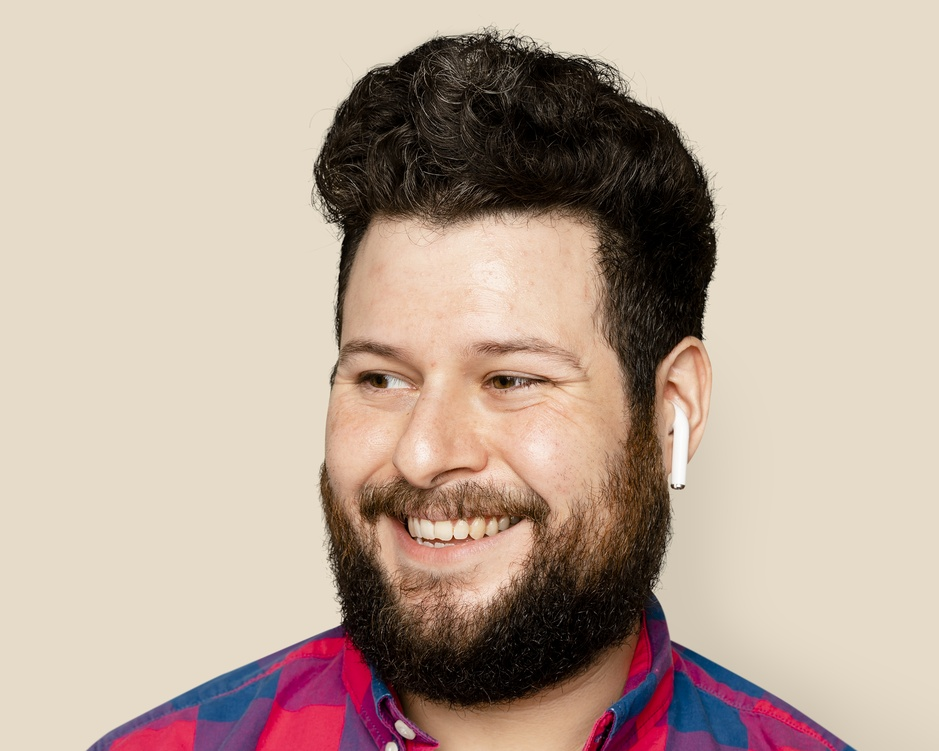
#> input picture data/bearded-man-listening-music-through-earphones-portrait.jpg, 939 x 751 px, shrunk from 2540 x 2032 before the run
$ python aging_bbox_annotator.py ../../data/bearded-man-listening-music-through-earphones-portrait.jpg
#> lines starting #> are read from the running program, lines starting #| are printed output that depends on the picture
from __future__ import annotations

import json
import sys
from dataclasses import dataclass
from datetime import datetime, timezone
from pathlib import Path
from typing import Any

import matplotlib
import numpy as np
from PIL import Image


@dataclass(frozen=True)
class RegionSpec:
    label_id: int
    key: str
    name: str
    max_boxes: int


REGION_SPECS: list[RegionSpec] = [
    RegionSpec(1, "frente", "Frente", 1),
    RegionSpec(2, "glabela_entrecejo", "Glabela / Entrecejo", 1),
    RegionSpec(3, "patas_de_gallo", "Patas de gallo", 2),
    RegionSpec(4, "bajo_ojo_ojeras", "Bajo ojo / Ojeras", 2),
    RegionSpec(5, "surcos_nasogenianos", "Surcos Nasogenianos", 2),
    RegionSpec(6, "labio_superior", "Labio superior", 1),
    RegionSpec(7, "comisuras_lineas_marioneta", "Comisuras / lineas de marioneta", 2),
    RegionSpec(8, "puente_nasal", "Puente Nasal", 1),
]


def _iso_utc_from_timestamp(ts: float) -> str:
    return datetime.fromtimestamp(ts, tz=timezone.utc).isoformat(timespec="seconds").replace("+00:00", "Z")


def _configure_interactive_backend(prefer_external_window: bool = True) -> str:
    """Configure an interactive backend. Local mode prefers external desktop windows."""
#> called with prefer_external_window = False
    in_colab = "google.colab" in sys.modules

    if in_colab:
        try:
            from google.colab import output as colab_output

            colab_output.enable_custom_widget_manager()
        except Exception:
            pass

    backend = str(matplotlib.get_backend()).lower()
    if prefer_external_window and any(token in backend for token in ("tkagg", "qt")):
        return str(matplotlib.get_backend())

    if any(token in backend for token in ("ipympl", "nbagg", "widget", "tkagg", "qt")):
        return str(matplotlib.get_backend())

    candidates: list[str] = []
    if prefer_external_window and not in_colab:
        candidates.extend(["TkAgg", "QtAgg", "Qt5Agg"])
    candidates.extend(["module://ipympl.backend_nbagg", "nbAgg"])

    for candidate in candidates:
        try:
            matplotlib.use(candidate, force=True)
            return candidate
        except Exception:
            continue

    current = str(matplotlib.get_backend())
    raise RuntimeError(
        "No pude activar un backend interactivo para dibujar cajas. "
        "En local instala tkinter o pyqt5 para ventana externa, o usa ipympl para notebook: "
        "`pip install pyqt5 ipympl` "
        "(en Colab: `%pip install ipympl` y reinicia el runtime). "
        f"Backend actual: {current}"
    )


def _ask_int(prompt: str, min_value: int = 0, max_value: int = 100) -> int:
    while True:
        raw = input(prompt).strip()
        try:
            value = int(raw)
        except ValueError:
            print(f"Valor invalido: '{raw}'. Debe ser un entero entre {min_value} y {max_value}.")
            continue

        if min_value <= value <= max_value:
            return value

        print(f"Fuera de rango. Debe estar entre {min_value} y {max_value}.")


# [15 lines left out: function _sanitize_bbox, not called in this run]


class NotebookBoxCollector:
    def __init__(self, image_rgb: np.ndarray, figure_size: tuple[float, float] = (14, 10)) -> None:
        import matplotlib.pyplot as plt
        from matplotlib.widgets import RectangleSelector

        self.plt = plt
        self.RectangleSelector = RectangleSelector
        self.image_rgb = image_rgb
        self.image_h, self.image_w = image_rgb.shape[:2]

        self.fig, self.ax = self.plt.subplots(figsize=figure_size)
        self.ax.imshow(self.image_rgb)
        self.ax.set_axis_off()

        self.current_region_name = ""
        self.current_max_boxes = 1
        self.current_boxes: list[dict[str, int]] = []
        self.current_artists: list[tuple[Any, Any]] = []
        self.region_done = False

        self.selector = self.RectangleSelector(
            self.ax,
            self._on_select,
            useblit=True,
            button=[1],
            minspanx=2,
            minspany=2,
            spancoords="pixels",
            interactive=False,
        )
        self.cid_key = self.fig.canvas.mpl_connect("key_press_event", self._on_key_press)
        self._show_figure_now()

    def _show_figure_now(self) -> None:
        backend = str(matplotlib.get_backend()).lower()

        try:
            manager = getattr(self.fig.canvas, "manager", None)
            if manager is not None:
                manager.set_window_title("Aging BBox Annotator")
                window = getattr(manager, "window", None)
                if window is not None:
                    # Maximize window when supported by the GUI toolkit.
                    if hasattr(window, "showMaximized"):
                        window.showMaximized()
                    elif hasattr(window, "state"):
                        window.state("zoomed")
        except Exception:
            pass

        if any(token in backend for token in ("ipympl", "widget", "nbagg")):
            try:
                from IPython.display import display

                if any(token in backend for token in ("ipympl", "widget")):
                    display(self.fig.canvas)
                else:
                    display(self.fig)
            except Exception:
                pass

        try:
            self.plt.show(block=False)
        except TypeError:
            self.plt.show()

        self.fig.canvas.draw_idle()
        self.plt.pause(0.1)

    def show_message(self, message: str) -> None:
        self.ax.set_title(message, fontsize=11)
        self.fig.canvas.draw_idle()
        self.plt.pause(0.05)

    # [97 lines left out: functions _set_title, _on_select, _remove_last_box, _on_key_press, _freeze_current_artists, collect_region, not called in this run]

    def close(self) -> None:
        self.fig.canvas.mpl_disconnect(self.cid_key)
        self.selector.set_active(False)
        self.plt.close(self.fig)


# [64 lines left out: function _build_region_slots, not called in this run]


def run_annotation_demo(
    image_path: str,
    output_json_path: str | None = None,
    ask_global_first: bool = True,
    prefer_external_window: bool = True,
) -> dict[str, Any]:
    """
    Interactive annotation flow for Jupyter/Colab.

    Pipeline:
    1) Ask global aging score (0-100).
    2) Ask each region in fixed order and draw boxes with mouse.
    3) Press Enter to close each region.
    4) Ask scores per box according to how many boxes were drawn.
    5) Save JSON and return a Python dict with everything.
    """
    _configure_interactive_backend(prefer_external_window=prefer_external_window)

    image_path_obj = Path(image_path).expanduser().resolve()
    if not image_path_obj.exists():
        raise FileNotFoundError(f"No existe la imagen: {image_path_obj}")

    image_rgb = np.array(Image.open(image_path_obj).convert("RGB"))
#> image_rgb is the input picture: shape (751, 939, 3); mean R, G, B 188, 168.6, 154.8
    image_h, image_w = image_rgb.shape[:2]
#> image_h = 751; image_w = 939
    image_stat = image_path_obj.stat()

    global_score = None
    collector = NotebookBoxCollector(image_rgb=image_rgb)
#> in _show_figure_now, `self.plt.show(block=False)`:
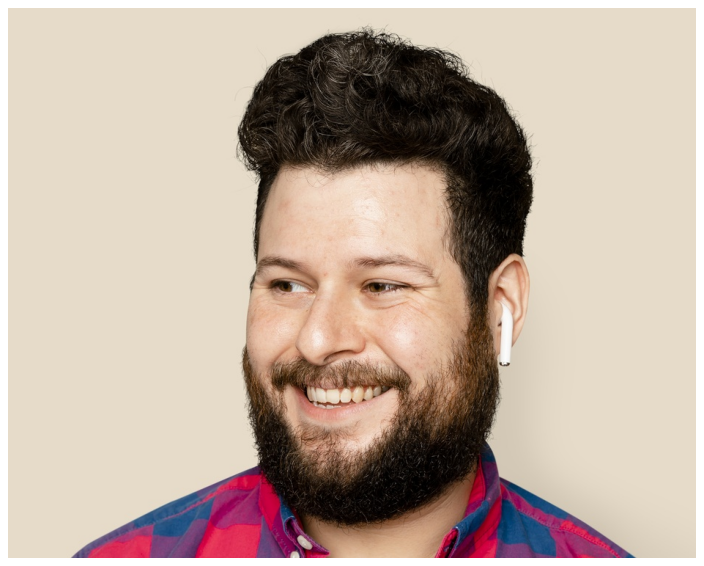
#> figure drawn by matplotlib, 1 panel

    result: dict[str, Any] = {
        "image_id": image_path_obj.name,
        "image_meta": {
            "filename": image_path_obj.name,
            "stem": image_path_obj.stem,
            "extension": image_path_obj.suffix.lower(),
            "file_size_bytes": int(image_stat.st_size),
            "width_px": image_w,
            "height_px": image_h,
            "modified_at": _iso_utc_from_timestamp(image_stat.st_mtime),
        },
        "created_at": datetime.utcnow().isoformat(timespec="seconds") + "Z",
        "global": {"label_id": 0, "score": global_score},
        "regions": {},
        "all_slots": [],
    }

    try:
        collector.show_message(
            "Imagen cargada. Primero escribe el score global (0-100) en la salida de la celda."
        )

        if ask_global_first:
            global_score = _ask_int("Score global de envejecimiento (0-100): ")
            result["global"]["score"] = global_score

        if global_score is None:
            global_score = _ask_int("Score global de envejecimiento (0-100): ")
            result["global"]["score"] = global_score

        for region in REGION_SPECS:
            boxes = collector.collect_region(region.name, region.max_boxes)
            slots = _build_region_slots(region, boxes)

            region_payload = {
                "label_id": region.label_id,
                "region_name": region.name,
                "expected_boxes": region.max_boxes,
                "slots": slots,
            }
            result["regions"][region.key] = region_payload

            for slot in slots:
                result["all_slots"].append(
                    {
                        "label_id": region.label_id,
                        "region_key": region.key,
                        "region_name": region.name,
                        **slot,
                    }
                )
    finally:
        collector.close()

    if output_json_path is None:
        output_path = image_path_obj.with_name(f"{image_path_obj.stem}_annotations.json")
    else:
        output_path = Path(output_json_path).expanduser().resolve()

    output_path.write_text(json.dumps(result, indent=2, ensure_ascii=False), encoding="utf-8")

    print("\n" + "=" * 80)
    print("Anotacion terminada")
    print(f"Global score: {result['global']['score']}")
    print(f"JSON guardado en: {output_path}")

    return result


def _run_cli() -> None:
    import argparse

    parser = argparse.ArgumentParser(description="Demo interactiva para anotar boxes y scores de envejecimiento")
    parser.add_argument("image_path", type=str, help="Ruta de la imagen")
    parser.add_argument("--output", type=str, default=None, help="Ruta de salida JSON")
    parser.add_argument(
        "--external-window",
        action="store_true",
        help="Intenta abrir la imagen en una ventana externa grande (si el entorno lo soporta).",
    )
    args = parser.parse_args()

    run_annotation_demo(
        args.image_path,
        output_json_path=args.output,
        prefer_external_window=args.external_window,
    )


if __name__ == "__main__":
#> (the run stopped early here; a loop or call above may not have finished)

$ run again, on data/confident-woman-business-owener-wearing-apron-face-portrait.jpg
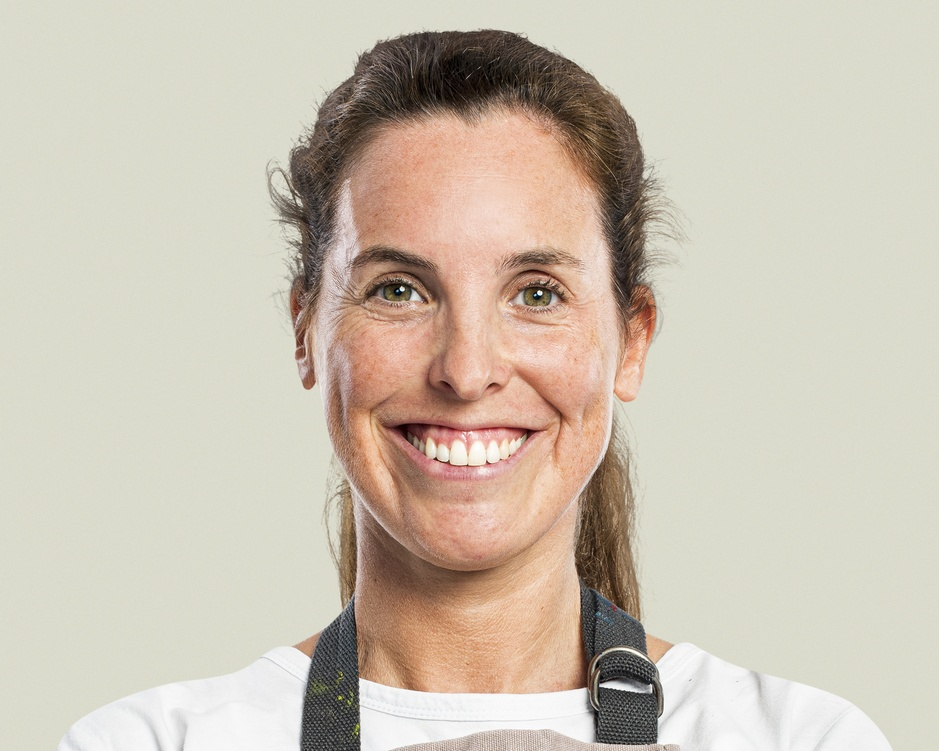
#> input picture data/confident-woman-business-owener-wearing-apron-face-portrait.jpg, 939 x 751 px, shrunk from 2501 x 2001 before the run
#> in run_annotation_demo, image_rgb is the input picture: shape (751, 939, 3); mean R, G, B 204, 194.2, 179.3
#> in _show_figure_now, `self.plt.show(block=False)`:
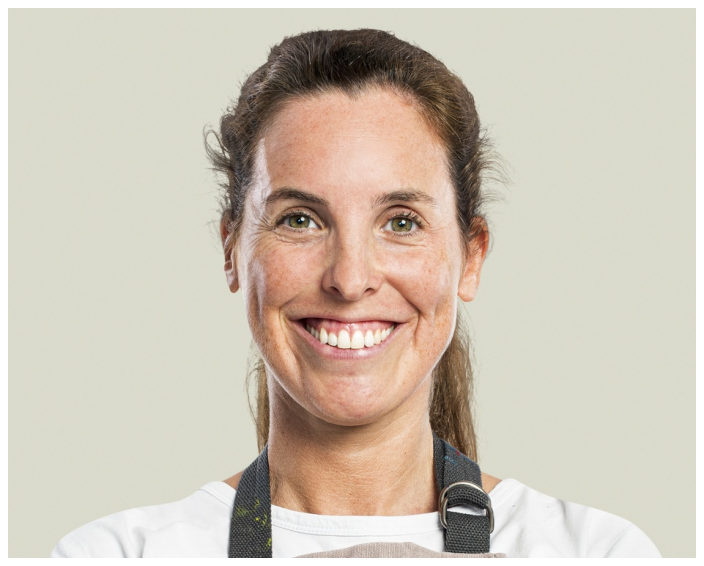
#> figure drawn by matplotlib, 1 panel
